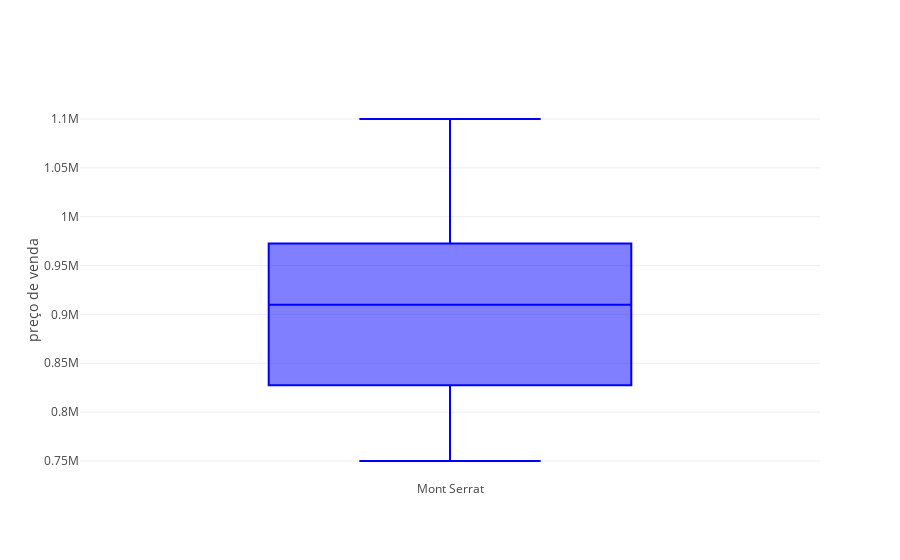

The notebook cell saved with this chart:
### Code cell
# Competitors identification
# boxplot: price

x = df_2box_montserrat.district

trace0 = go.Box(
    y=df_2box_montserrat.price,
    x=x,
    name='kale',
    marker=dict(
        color='blue'
    )
)

data = [trace0]
layout = go.Layout(
    yaxis=dict(
        title='preço de venda',
        zeroline=False
    ),
    boxmode='group'
)

fig = go.Figure(data=data, layout=layout)
iplot(fig)

### Figure 1 — Plotly figure (JSON) as saved in the notebook; plotly's stock layout.template omitted (floating-point values rounded to 4 significant figures)
{"data": [{"marker": {"color": "blue"}, "name": "kale", "type": "box", "uid": "71ab7e2e-1b5c-4f44-a938-af1cb608a96f", "x": ["Mont Serrat", "Mont Serrat", "Mont Serrat", "Mont Serrat", "Mont Serrat", "Mont Serrat", "Mont Serrat", "Mont Serrat", "Mont Serrat", "Mont Serrat", "Mont Serrat", "Mont Serrat"], "y": [790000, 945000, 930000, 860000, 1100000, 750000, 995000, 795000, 1060000, 890000, 890000, 950000]}], "layout": {"boxmode": "group", "yaxis": {"title": {"text": "preço de venda"}, "zeroline": false}}}
